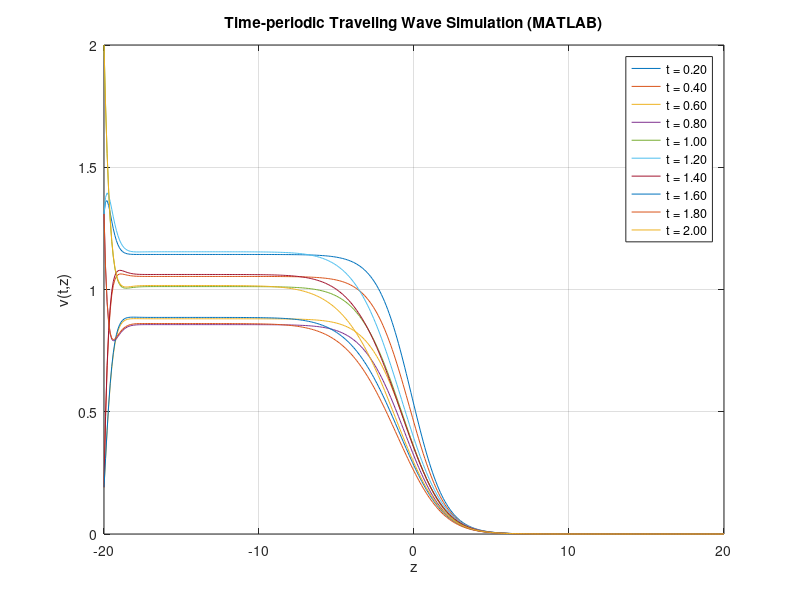

Write MATLAB code to recreate this figure.
% 模拟 Fisher-KPP 类型的时间周期 traveling wave 解
clear; clc;

%% 参数设置
L = 20;              % 空间范围 [-L, L]
dz = 0.1;            % 空间步长
z = -L:dz:L;         % 空间网格
Nz = length(z);

T_total = 2;         % 模拟总时间
dt = 0.001;          % 时间步长
Nt = round(T_total/dt);

c = 2;               % 行波速度
T_period = 1;        % 时间周期

%% 初始条件（sigmoid 形状）
v = 1 ./ (1 + exp(z));    % 近似 traveling wave
v_next = zeros(size(v));

%% 函数定义
% b1 = @(t) 1 + sin(2*pi*t/T_period);
% f = @(t, v) v .* (b1(t) - v);
% P = @(t) b1(t);  % 左边界值 P_i(t)
% 改为 f2(t,v)
b2 = @(t) 1 + cos(2*pi*t/T_period);
f = @(t, v) v .* (b2(t) - v);
P = @(t) b2(t);
%% 可视化设置
figure;
plot_interval = floor(Nt/10);
plot_count = 0;

%% 时间推进
for step = 1:Nt
    t = step * dt;

    % 内部点更新（中心差分 + 显式 Euler）
    for i = 2:Nz-1
        d2vz = (v(i+1) - 2*v(i) + v(i-1)) / dz^2;
        dvz  = (v(i+1) - v(i-1)) / (2*dz);
        v_next(i) = v(i) + dt * (d2vz + c * dvz + f(t, v(i)));
    end

    % 边界条件
    v_next(1) = P(t);  % 左端趋近 P_i(t)
    v_next(end) = 0;   % 右端为 0

    % 更新解
    v = v_next;

    % 绘图
    if mod(step, plot_interval) == 0
        plot(z, v, 'DisplayName', sprintf('t = %.2f', t)); hold on;
        plot_count = plot_count + 1;
    end
end

%% 显示图像
xlabel('z'); ylabel('v(t,z)');
title('Time-periodic Traveling Wave Simulation (MATLAB)');
legend show;
grid on;
